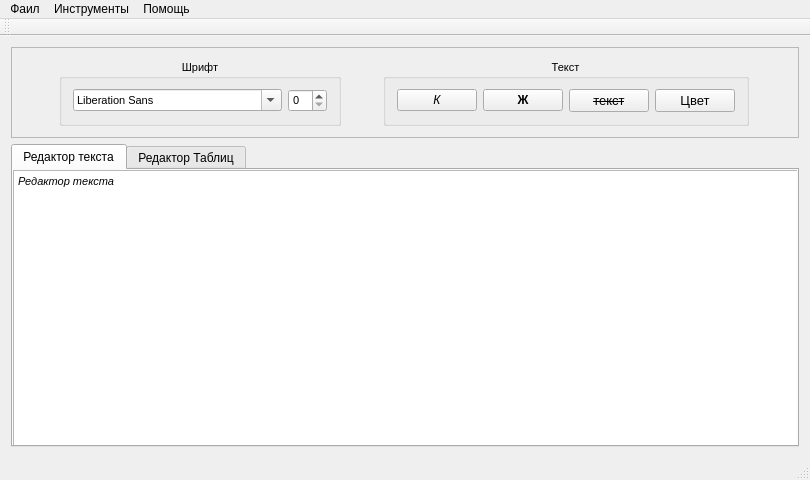
<?xml version="1.0" encoding="UTF-8"?>
<ui version="4.0">
 <class>MainWindow</class>
 <widget class="QMainWindow" name="MainWindow">
  <property name="geometry">
   <rect>
    <x>0</x>
    <y>0</y>
    <width>810</width>
    <height>480</height>
   </rect>
  </property>
  <property name="sizePolicy">
   <sizepolicy hsizetype="Expanding" vsizetype="Expanding">
    <horstretch>0</horstretch>
    <verstretch>0</verstretch>
   </sizepolicy>
  </property>
  <property name="windowTitle">
   <string>MainWindow</string>
  </property>
  <property name="autoFillBackground">
   <bool>false</bool>
  </property>
  <widget class="QWidget" name="centralWidget">
   <property name="sizePolicy">
    <sizepolicy hsizetype="Expanding" vsizetype="Expanding">
     <horstretch>0</horstretch>
     <verstretch>0</verstretch>
    </sizepolicy>
   </property>
   <property name="maximumSize">
    <size>
     <width>810</width>
     <height>16777215</height>
    </size>
   </property>
   <layout class="QVBoxLayout" name="verticalLayout">
    <item>
     <widget class="QFrame" name="frame">
      <property name="sizePolicy">
       <sizepolicy hsizetype="Expanding" vsizetype="Expanding">
        <horstretch>0</horstretch>
        <verstretch>0</verstretch>
       </sizepolicy>
      </property>
      <property name="frameShape">
       <enum>QFrame::StyledPanel</enum>
      </property>
      <property name="frameShadow">
       <enum>QFrame::Raised</enum>
      </property>
      <layout class="QHBoxLayout" name="horizontalLayout_6">
       <item>
        <widget class="QGroupBox" name="groupBox_2">
         <property name="sizePolicy">
          <sizepolicy hsizetype="Maximum" vsizetype="Maximum">
           <horstretch>0</horstretch>
           <verstretch>0</verstretch>
          </sizepolicy>
         </property>
         <property name="font">
          <font>
           <pointsize>8</pointsize>
           <weight>50</weight>
           <bold>false</bold>
          </font>
         </property>
         <property name="layoutDirection">
          <enum>Qt::LeftToRight</enum>
         </property>
         <property name="autoFillBackground">
          <bool>true</bool>
         </property>
         <property name="title">
          <string>Шрифт</string>
         </property>
         <property name="alignment">
          <set>Qt::AlignCenter</set>
         </property>
         <property name="flat">
          <bool>true</bool>
         </property>
         <property name="checkable">
          <bool>false</bool>
         </property>
         <layout class="QHBoxLayout" name="horizontalLayout_3">
          <item>
           <widget class="QFontComboBox" name="fontComboBox"/>
          </item>
          <item>
           <widget class="QSpinBox" name="spinFontSize"/>
          </item>
         </layout>
        </widget>
       </item>
       <item>
        <widget class="QGroupBox" name="groupBox">
         <property name="sizePolicy">
          <sizepolicy hsizetype="Maximum" vsizetype="Maximum">
           <horstretch>0</horstretch>
           <verstretch>0</verstretch>
          </sizepolicy>
         </property>
         <property name="font">
          <font>
           <pointsize>8</pointsize>
           <weight>50</weight>
           <bold>false</bold>
          </font>
         </property>
         <property name="layoutDirection">
          <enum>Qt::LeftToRight</enum>
         </property>
         <property name="autoFillBackground">
          <bool>true</bool>
         </property>
         <property name="title">
          <string>Текст</string>
         </property>
         <property name="alignment">
          <set>Qt::AlignCenter</set>
         </property>
         <property name="flat">
          <bool>true</bool>
         </property>
         <property name="checkable">
          <bool>false</bool>
         </property>
         <layout class="QHBoxLayout" name="horizontalLayout_5">
          <item>
           <widget class="QPushButton" name="italicButton">
            <property name="font">
             <font>
              <pointsize>9</pointsize>
              <italic>true</italic>
             </font>
            </property>
            <property name="text">
             <string>К</string>
            </property>
           </widget>
          </item>
          <item>
           <widget class="QPushButton" name="boldButton">
            <property name="font">
             <font>
              <pointsize>9</pointsize>
              <weight>75</weight>
              <bold>true</bold>
             </font>
            </property>
            <property name="text">
             <string>Ж</string>
            </property>
           </widget>
          </item>
          <item>
           <widget class="QPushButton" name="strikeoutButton">
            <property name="font">
             <font>
              <pointsize>10</pointsize>
              <italic>false</italic>
              <strikeout>true</strikeout>
             </font>
            </property>
            <property name="text">
             <string>текст</string>
            </property>
           </widget>
          </item>
          <item>
           <widget class="QPushButton" name="colorButton">
            <property name="font">
             <font>
              <pointsize>10</pointsize>
             </font>
            </property>
            <property name="text">
             <string>Цвет</string>
            </property>
           </widget>
          </item>
         </layout>
        </widget>
       </item>
      </layout>
     </widget>
    </item>
    <item>
     <widget class="QTabWidget" name="tabWidget">
      <property name="sizePolicy">
       <sizepolicy hsizetype="Expanding" vsizetype="Expanding">
        <horstretch>100</horstretch>
        <verstretch>100</verstretch>
       </sizepolicy>
      </property>
      <property name="layoutDirection">
       <enum>Qt::LeftToRight</enum>
      </property>
      <property name="autoFillBackground">
       <bool>true</bool>
      </property>
      <property name="currentIndex">
       <number>0</number>
      </property>
      <widget class="QWidget" name="tab">
       <property name="enabled">
        <bool>true</bool>
       </property>
       <property name="sizePolicy">
        <sizepolicy hsizetype="Preferred" vsizetype="Preferred">
         <horstretch>0</horstretch>
         <verstretch>0</verstretch>
        </sizepolicy>
       </property>
       <attribute name="title">
        <string>Редактор текста</string>
       </attribute>
       <widget class="QTextEdit" name="textEdit">
        <property name="geometry">
         <rect>
          <x>0</x>
          <y>0</y>
          <width>1021</width>
          <height>541</height>
         </rect>
        </property>
        <property name="html">
         <string>&lt;!DOCTYPE HTML PUBLIC &quot;-//W3C//DTD HTML 4.0//EN&quot; &quot;http://www.w3.org/TR/REC-html40/strict.dtd&quot;&gt;
&lt;html&gt;&lt;head&gt;&lt;meta name=&quot;qrichtext&quot; content=&quot;1&quot; /&gt;&lt;style type=&quot;text/css&quot;&gt;
p, li { white-space: pre-wrap; }
&lt;/style&gt;&lt;/head&gt;&lt;body style=&quot; font-family:'MS Shell Dlg 2'; font-size:8.25pt; font-weight:400; font-style:normal;&quot;&gt;
&lt;p style=&quot; margin-top:0px; margin-bottom:0px; margin-left:0px; margin-right:0px; -qt-block-indent:0; text-indent:0px;&quot;&gt;&lt;span style=&quot; font-style:italic;&quot;&gt;Редактор текста&lt;/span&gt;&lt;/p&gt;&lt;/body&gt;&lt;/html&gt;</string>
        </property>
       </widget>
      </widget>
      <widget class="QWidget" name="tab_2">
       <property name="sizePolicy">
        <sizepolicy hsizetype="Preferred" vsizetype="Preferred">
         <horstretch>0</horstretch>
         <verstretch>0</verstretch>
        </sizepolicy>
       </property>
       <attribute name="title">
        <string>Редактор Таблиц</string>
       </attribute>
       <layout class="QVBoxLayout" name="verticalLayout_2">
        <item>
         <layout class="QHBoxLayout" name="horizontalLayout_4">
          <item>
           <layout class="QHBoxLayout" name="horizontalLayout_2">
            <item>
             <widget class="QLabel" name="label">
              <property name="font">
               <font>
                <pointsize>8</pointsize>
               </font>
              </property>
              <property name="text">
               <string>Строки</string>
              </property>
              <property name="alignment">
               <set>Qt::AlignCenter</set>
              </property>
             </widget>
            </item>
            <item>
             <widget class="QPushButton" name="addRowButton">
              <property name="enabled">
               <bool>true</bool>
              </property>
              <property name="sizePolicy">
               <sizepolicy hsizetype="Preferred" vsizetype="Preferred">
                <horstretch>0</horstretch>
                <verstretch>0</verstretch>
               </sizepolicy>
              </property>
              <property name="text">
               <string>+</string>
              </property>
             </widget>
            </item>
            <item>
             <widget class="QPushButton" name="removeRowButton">
              <property name="text">
               <string>-</string>
              </property>
             </widget>
            </item>
           </layout>
          </item>
          <item>
           <layout class="QHBoxLayout" name="horizontalLayout">
            <item>
             <widget class="QLabel" name="label_2">
              <property name="font">
               <font>
                <pointsize>8</pointsize>
               </font>
              </property>
              <property name="text">
               <string>Столбцы</string>
              </property>
              <property name="alignment">
               <set>Qt::AlignCenter</set>
              </property>
             </widget>
            </item>
            <item>
             <widget class="QPushButton" name="addColButton">
              <property name="text">
               <string>+</string>
              </property>
             </widget>
            </item>
            <item>
             <widget class="QPushButton" name="removeColButton">
              <property name="text">
               <string>-</string>
              </property>
             </widget>
            </item>
           </layout>
          </item>
         </layout>
        </item>
        <item>
         <widget class="QTableWidget" name="tableWidget">
          <property name="sizePolicy">
           <sizepolicy hsizetype="Preferred" vsizetype="Preferred">
            <horstretch>0</horstretch>
            <verstretch>0</verstretch>
           </sizepolicy>
          </property>
          <property name="layoutDirection">
           <enum>Qt::LeftToRight</enum>
          </property>
          <property name="showGrid">
           <bool>true</bool>
          </property>
          <property name="gridStyle">
           <enum>Qt::SolidLine</enum>
          </property>
          <property name="sortingEnabled">
           <bool>false</bool>
          </property>
          <property name="rowCount">
           <number>5</number>
          </property>
          <property name="columnCount">
           <number>5</number>
          </property>
          <attribute name="horizontalHeaderVisible">
           <bool>false</bool>
          </attribute>
          <attribute name="horizontalHeaderCascadingSectionResizes">
           <bool>false</bool>
          </attribute>
          <attribute name="horizontalHeaderHighlightSections">
           <bool>true</bool>
          </attribute>
          <row>
           <property name="text">
            <string>1</string>
           </property>
          </row>
          <row>
           <property name="text">
            <string>2</string>
           </property>
          </row>
          <row>
           <property name="text">
            <string>3</string>
           </property>
          </row>
          <row/>
          <row/>
          <column>
           <property name="text">
            <string>1</string>
           </property>
          </column>
          <column>
           <property name="text">
            <string>2</string>
           </property>
          </column>
          <column>
           <property name="text">
            <string>3</string>
           </property>
          </column>
          <column/>
          <column/>
          <item row="0" column="0">
           <property name="font">
            <font>
             <weight>50</weight>
             <bold>false</bold>
            </font>
           </property>
          </item>
         </widget>
        </item>
       </layout>
      </widget>
     </widget>
    </item>
   </layout>
  </widget>
  <widget class="QMenuBar" name="menuBar">
   <property name="geometry">
    <rect>
     <x>0</x>
     <y>0</y>
     <width>810</width>
     <height>21</height>
    </rect>
   </property>
   <widget class="QMenu" name="menuFile">
    <property name="title">
     <string>Фаил</string>
    </property>
    <addaction name="actionNew"/>
    <addaction name="actionSave"/>
    <addaction name="actionOpen"/>
    <addaction name="actionSaveTable"/>
    <addaction name="actionOpenTable"/>
    <addaction name="actionClose"/>
   </widget>
   <widget class="QMenu" name="menuTool">
    <property name="title">
     <string>Инструменты</string>
    </property>
    <addaction name="actionClear"/>
    <addaction name="actionReturn"/>
    <addaction name="actionFind"/>
    <addaction name="actionReplace"/>
    <addaction name="actionCopy"/>
    <addaction name="actionPaste"/>
    <addaction name="actionDefault"/>
   </widget>
   <widget class="QMenu" name="menuHelp">
    <property name="title">
     <string>Помощь</string>
    </property>
    <addaction name="actionAuthors"/>
    <addaction name="actionHelp"/>
   </widget>
   <addaction name="menuFile"/>
   <addaction name="menuTool"/>
   <addaction name="menuHelp"/>
  </widget>
  <widget class="QToolBar" name="mainToolBar">
   <attribute name="toolBarArea">
    <enum>TopToolBarArea</enum>
   </attribute>
   <attribute name="toolBarBreak">
    <bool>false</bool>
   </attribute>
  </widget>
  <widget class="QStatusBar" name="statusBar"/>
  <action name="actionNew">
   <property name="text">
    <string>Новый фаил</string>
   </property>
   <property name="toolTip">
    <string>Новый фаил</string>
   </property>
  </action>
  <action name="actionOpen">
   <property name="text">
    <string>Открыть текст</string>
   </property>
   <property name="toolTip">
    <string>Открыть</string>
   </property>
  </action>
  <action name="actionSave">
   <property name="text">
    <string>Сохранить текст</string>
   </property>
   <property name="toolTip">
    <string>Сохранить</string>
   </property>
  </action>
  <action name="actionClose">
   <property name="text">
    <string>Закрыть</string>
   </property>
   <property name="toolTip">
    <string>Закрыть</string>
   </property>
  </action>
  <action name="actionClear">
   <property name="text">
    <string>Очистить</string>
   </property>
   <property name="toolTip">
    <string>Очистить</string>
   </property>
  </action>
  <action name="actionReturn">
   <property name="text">
    <string>Вернуть</string>
   </property>
   <property name="toolTip">
    <string>Вернуть</string>
   </property>
  </action>
  <action name="actionAuthors">
   <property name="text">
    <string>Авторы</string>
   </property>
   <property name="toolTip">
    <string>Авторы</string>
   </property>
  </action>
  <action name="actionHelp">
   <property name="text">
    <string>Помощь</string>
   </property>
   <property name="toolTip">
    <string>Помощь</string>
   </property>
  </action>
  <action name="actionFind">
   <property name="text">
    <string>Поиск</string>
   </property>
   <property name="toolTip">
    <string>Поиск</string>
   </property>
  </action>
  <action name="actionReplace">
   <property name="text">
    <string>Заменить</string>
   </property>
   <property name="toolTip">
    <string>Заменить</string>
   </property>
  </action>
  <action name="actionCopy">
   <property name="text">
    <string>Копировать</string>
   </property>
   <property name="toolTip">
    <string>Копировать</string>
   </property>
  </action>
  <action name="actionPaste">
   <property name="text">
    <string>Вставить</string>
   </property>
   <property name="toolTip">
    <string>Вставить</string>
   </property>
  </action>
  <action name="actionSaveTable">
   <property name="text">
    <string>Сохранить таблицу</string>
   </property>
  </action>
  <action name="actionOpenTable">
   <property name="text">
    <string>Открыть таблицу</string>
   </property>
  </action>
  <action name="actionDefault">
   <property name="text">
    <string>По умолчанию</string>
   </property>
  </action>
 </widget>
 <layoutdefault spacing="6" margin="11"/>
 <resources/>
 <connections/>
</ui>
